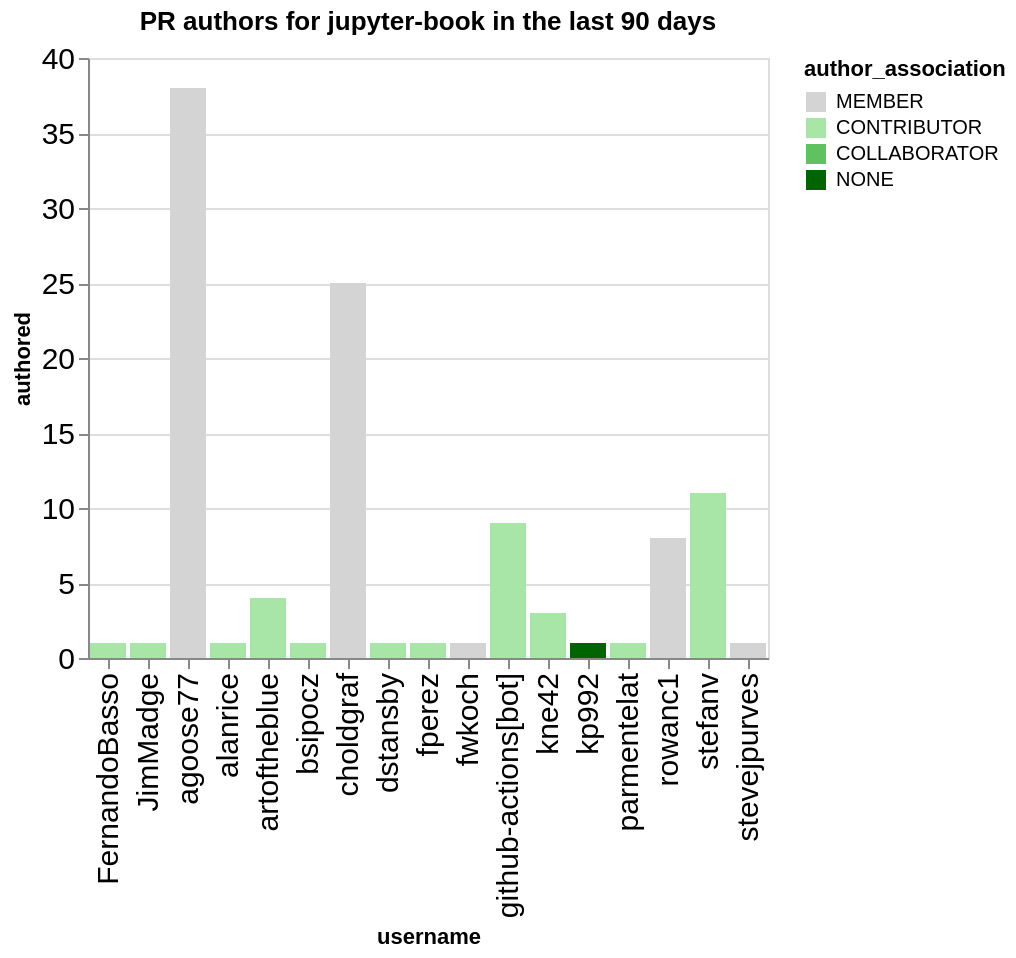

Write notebook code for a chart like this one.
### Code cell
charts = []
title = f"PR authors for {github_org} in the last {n_days} days"
this_data = merged_by_repo.replace(np.nan, 0).groupby('username', as_index=False).agg({'authored': 'sum', 'author_association': 'first'})
this_data = this_data.sort_values('authored', ascending=False)
ch = alt.Chart(data=this_data, title=title).mark_bar().encode(
    x='username',
    y='authored',
    color=alt.Color('author_association', scale=alt.Scale(domain=author_types, range=author_colors))
)
ch

### Figure 1 — Vega-Lite specification as saved in the notebook (floating-point values rounded to 4 significant figures)
{"config": {"axisLeft": {"labelFontSize": 15}, "axisBottom": {"labelFontSize": 15}}, "data": {"name": "data-f80af70fa5bf33b5c679e07c284cdd53"}, "mark": {"type": "bar"}, "encoding": {"color": {"field": "author_association", "scale": {"domain": ["MEMBER", "CONTRIBUTOR", "COLLABORATOR", "NONE"], "range": ["rgb(211.82745098039214, 211.82745098039214, 211.82745098039214)", "rgb(166.98562091503268, 229.89803921568628, 166.98562091503268)", "rgb(96.37647058823529, 192.75294117647059, 96.37647058823529)", "rgb(0.0, 100.3921568627451, 0.0)"]}, "type": "nominal"}, "x": {"field": "username", "type": "nominal"}, "y": {"field": "authored", "type": "quantitative"}}, "title": "PR authors for jupyter-book in the last 90 days", "$schema": "https://vega.github.io/schema/vega-lite/v5.20.1.json", "datasets": {"data-f80af70fa5bf33b5c679e07c284cdd53": [{"username": "agoose77", "authored": 38, "author_association": "MEMBER"}, {"username": "choldgraf", "authored": 25, "author_association": "MEMBER"}, {"username": "stefanv", "authored": 11, "author_association": "CONTRIBUTOR"}, {"username": "github-actions[bot]", "authored": 9, "author_association": "CONTRIBUTOR"}, {"username": "rowanc1", "authored": 8, "author_association": "MEMBER"}, {"username": "artoftheblue", "authored": 4, "author_association": "CONTRIBUTOR"}, {"username": "kne42", "authored": 3, "author_association": "CONTRIBUTOR"}, {"username": "FernandoBasso", "authored": 1, "author_association": "CONTRIBUTOR"}, {"username": "JimMadge", "authored": 1, "author_association": "CONTRIBUTOR"}, {"username": "fperez", "authored": 1, "author_association": "CONTRIBUTOR"}, {"username": "dstansby", "authored": 1, "author_association": "CONTRIBUTOR"}, {"username": "bsipocz", "authored": 1, "author_association": "CONTRIBUTOR"}, {"username": "alanrice", "authored": 1, "author_association": "CONTRIBUTOR"}, {"username": "kp992", "authored": 1, "author_association": "NONE"}, {"username": "fwkoch", "authored": 1, "author_association": "MEMBER"}, {"username": "parmentelat", "authored": 1, "author_association": "CONTRIBUTOR"}, {"username": "stevejpurves", "authored": 1, "author_association": "MEMBER"}]}}
